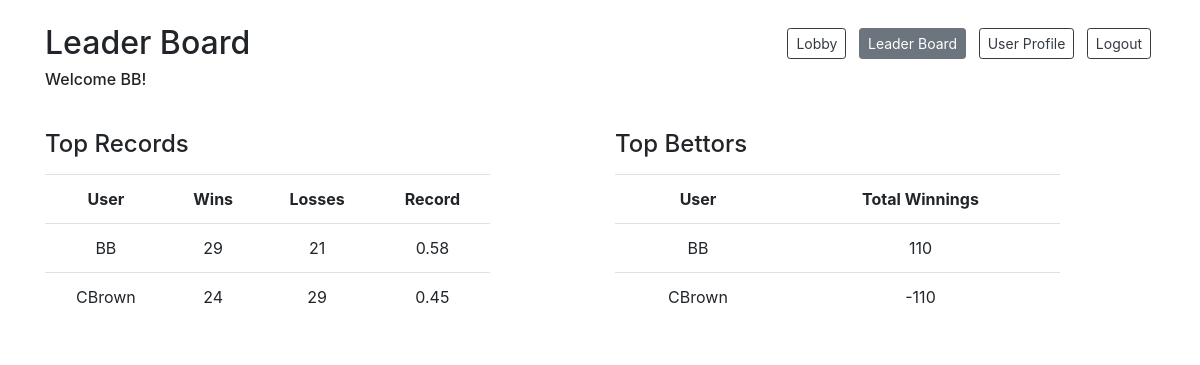
/leaderboard (signed in), run on the app's committed database.
### models.py (models this page shows)
class User(db.Model):
    __tablename__ = "users"
    id = db.Column(db.Integer, primary_key=True)
    user_name = db.Column(db.String(255))
    email = db.Column(db.String(255))
    password = db.Column(db.String(255))
    balance = db.Column(db.Integer)
    photo = db.Column(db.BLOB)
    wins = db.Column(db.Integer)
    losses = db.Column(db.Integer)
    current_game_id = db.Column(db.Integer, db.ForeignKey("games.id"), nullable=True)  # is null if not currently in a game
    current_game = db.relationship("Game", foreign_keys=[current_game_id], backref="game_users")
    created_at = db.Column(db.DateTime, server_default=func.now())
    updated_at = db.Column(db.DateTime, server_default=func.now(), onupdate=func.now())

### controller.py (the view)
def leaderboard():
    if 'user_id' in session:
        user = getUser(session['user_id'])
    records = getTopWinLossRecords(10)
    bettors = getTopBettors(10)
    return render_template('leaderboard.html', user = user, records = records, bettors = bettors, starting_balance=starting_balance)

### utilities.py (called while the page is built)
def getUser(user_id):
    user = User.query.get(user_id)
    return user

def getTopWinLossRecords(num_of_players):
    topWLRecords = User.query.order_by(User.wins / (User.losses + User.wins).desc()).limit(10)
    return topWLRecords

def getTopBettors(num_of_players):
    topBettors = User.query.order_by(User.balance.desc()).limit(10)
    return topBettors

### templates/leaderboard.html (shortened to what this page needs)
<!DOCTYPE html>
<html lang="en">
<head>
    <link href="https://stackpath.bootstrapcdn.com/bootstrap/4.4.1/css/bootstrap.min.css" rel="stylesheet">
    <script src="https://cdnjs.cloudflare.com/ajax/libs/socket.io/1.7.3/socket.io.min.js"></script></head>
</head>
<body>
    <div class="container bg-white">
        <div class="row justify-content-between mt-4 mb-2">
            <div class="col-auto">
                <h2>Leader Board</h2>
                <h6>Welcome {{user.user_name}}!</h6>
            </div>
            <div class="col-auto">
                <a href="/lobby" class="col-auto btn btn-outline-dark btn-sm mx-1 mt-1 mb-3">Lobby</a>
                <a href="#" class="inactive col-auto btn btn-secondary btn-sm mx-1 mt-1 mb-3">Leader Board</a>
                <a href="/user-profile" class="col-auto btn btn-outline-dark btn-sm mx-1 mt-1 mb-3">User Profile</a>
                <a href="/logout-action" class="col-auto btn btn-outline-dark btn-sm mx-1 mt-1 mb-3">Logout</a>
            </div>
        </div>
        <div class="row pt-4">
            <div class="col-5">
                <h4 class="pb-2">Top Records</h4>
                {% if records %}
                    <table class="table table-fixed text-center table-hover">
                        <tr scope="row">
                            <th>User</th>
                            <th>Wins</th>
                            <th>Losses</th>
                            <th>Record</th>
                        </tr>
                    {% for record in records %}
                        <tr scope="row">
                            <td>{{record.user_name}}</td>
                            <td>{{record.wins}}</td>
                            <td>{{record.losses}}</td>
                            <td>{%if record.wins or record.losses %}{{'%0.2f'| format(record.wins/(record.wins+record.losses))}}{%endif%}</td>
                        </tr>
                    {% endfor %}
                    </table>
                {% else %}
                    <h6>No games</h6>
                {% endif %}
            </div>
            <div class="col-1"></div>
            <div class="col-5">
                <h4 class="pb-2">Top Bettors</h4>
                {% if bettors %}
                    <table class="table table-fixed text-center table-hover">
                        <tr scope="row">
                            <th>User</th>
                            <th>Total Winnings</th>
                        </tr>
                    {% for bettor in bettors %}
                        <tr scope="row">
                            <td>{{bettor.user_name}}</td>
                            <td>{{bettor.balance - starting_balance}}</td>
                        </tr>
                    {% endfor %}
                    </table>
                {% else %}
                    <h6>No bettors</h6>
                {% endif %}
            </div>
        </div>
    </div>
</body>
</html>

### data on the page
User: user_name "BB", wins "29", losses "21", record.wins/(record.wins+record.losses) "0.58", bettor.balance-starting_balance "110"
User: user_name "CBrown", wins "24", losses "29", record.wins/(record.wins+record.losses) "0.45", bettor.balance-starting_balance "-110"
